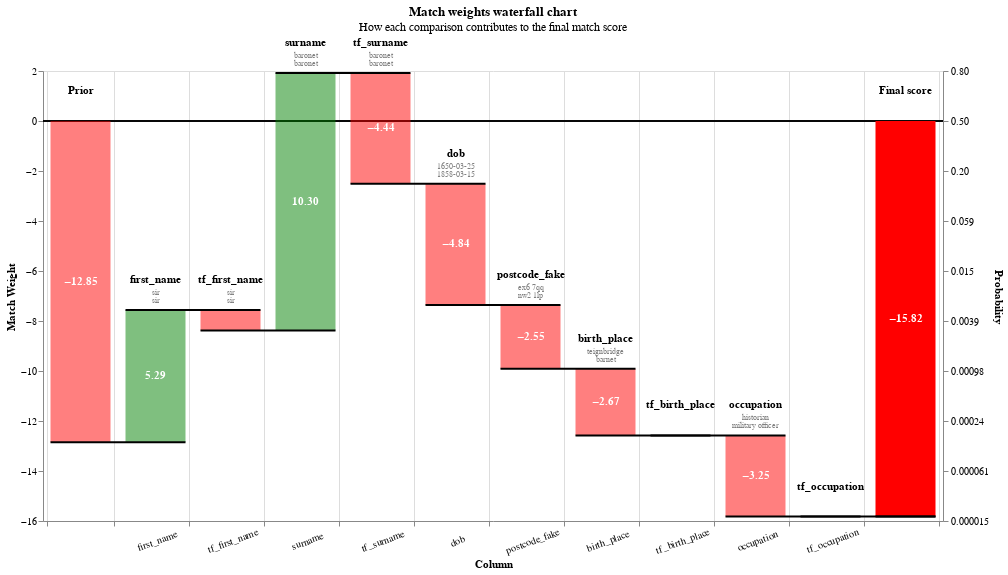

The notebook cell saved with this chart:
### Markdown cell above
You can also view rows in this dataset as a waterfall chart as follows:

### Code cell
from splink.charts import waterfall_chart

records_to_plot = df_e.to_dict(orient="records")
linker.waterfall_chart(records_to_plot, filter_nulls=False)

### Figure 1 — Vega-Lite specification as saved in the notebook (floating-point values rounded to 4 significant figures)
{"config": {"view": {"continuousWidth": 400, "continuousHeight": 300}}, "layer": [{"layer": [{"mark": "rule", "encoding": {"color": {"value": "black"}, "size": {"value": 0.5}, "y": {"field": "zero", "type": "quantitative"}}}, {"mark": {"type": "bar", "width": 60}, "encoding": {"color": {"condition": {"test": "(datum.log2_bayes_factor < 0)", "value": "red"}, "value": "green"}, "opacity": {"condition": {"test": "datum.column_name == 'Prior match weight' || datum.column_name == 'Final score'", "value": 1}, "value": 0.5}, "tooltip": [{"field": "column_name", "title": "Comparison column", "type": "nominal"}, {"field": "value_l", "title": "Value (L)", "type": "nominal"}, {"field": "value_r", "title": "Value (R)", "type": "nominal"}, {"field": "label_for_charts", "title": "Label", "type": "ordinal"}, {"field": "sql_condition", "title": "SQL condition", "type": "nominal"}, {"field": "comparison_vector_value", "title": "Comparison vector value", "type": "nominal"}, {"field": "bayes_factor", "format": ",.4f", "title": "Bayes factor = m/u", "type": "quantitative"}, {"field": "log2_bayes_factor", "format": ",.4f", "title": "Match weight = log2(m/u)", "type": "quantitative"}, {"field": "prob", "format": ".4f", "title": "Cumulative match probability", "type": "quantitative"}, {"field": "bayes_factor_description", "title": "Match weight description", "type": "nominal"}], "x": {"axis": {"grid": true, "labelAlign": "center", "labelAngle": -20, "labelExpr": "datum.value == 'Prior' || datum.value == 'Final score' ? '' : datum.value", "labelPadding": 10, "tickBand": "extent", "title": "Column"}, "field": "column_name", "sort": {"field": "bar_sort_order", "order": "ascending"}, "type": "nominal"}, "y": {"axis": {"grid": false, "orient": "left", "title": "Match Weight"}, "field": "previous_sum", "type": "quantitative"}, "y2": {"field": "sum"}}}, {"mark": {"type": "text", "fontWeight": "bold"}, "encoding": {"color": {"value": "white"}, "text": {"condition": {"test": "abs(datum.log2_bayes_factor) > 1", "field": "log2_bayes_factor", "format": ".2f", "type": "nominal"}, "value": ""}, "x": {"axis": {"labelAngle": -20, "title": "Column"}, "field": "column_name", "sort": {"field": "bar_sort_order", "order": "ascending"}, "type": "nominal"}, "y": {"axis": {"orient": "left"}, "field": "center", "type": "quantitative"}}}, {"mark": {"type": "text", "baseline": "bottom", "dy": -25, "fontWeight": "bold"}, "encoding": {"color": {"value": "black"}, "text": {"field": "column_name", "type": "nominal"}, "x": {"axis": {"labelAngle": -20, "title": "Column"}, "field": "column_name", "sort": {"field": "bar_sort_order", "order": "ascending"}, "type": "nominal"}, "y": {"field": "sum_top", "type": "quantitative"}}}, {"mark": {"type": "text", "baseline": "bottom", "dy": -13, "fontSize": 8}, "encoding": {"color": {"value": "grey"}, "text": {"field": "value_l", "type": "nominal"}, "x": {"axis": {"labelAngle": -20, "title": "Column"}, "field": "column_name", "sort": {"field": "bar_sort_order", "order": "ascending"}, "type": "nominal"}, "y": {"field": "sum_top", "type": "quantitative"}}}, {"mark": {"type": "text", "baseline": "bottom", "dy": -5, "fontSize": 8}, "encoding": {"color": {"value": "grey"}, "text": {"field": "value_r", "type": "nominal"}, "x": {"axis": {"labelAngle": -20, "title": "Column"}, "field": "column_name", "sort": {"field": "bar_sort_order", "order": "ascending"}, "type": "nominal"}, "y": {"field": "sum_top", "type": "quantitative"}}}]}, {"mark": {"type": "rule", "color": "black", "strokeWidth": 2, "x2Offset": 30, "xOffset": -30}, "encoding": {"x": {"axis": {"labelAngle": -20, "title": "Column"}, "field": "column_name", "sort": {"field": "bar_sort_order", "order": "ascending"}, "type": "nominal"}, "x2": {"field": "lead"}, "y": {"axis": {"labelExpr": "format(1 / (1 + pow(2, -1*datum.value)), '.2r')", "orient": "right", "title": "Probability"}, "field": "sum", "scale": {"zero": false}, "type": "quantitative"}}}], "data": {"name": "data-b0963bcbbaddf798d0c7044e77380bbe"}, "height": 450, "params": [{"name": "record_number", "bind": {"input": "range", "max": 4, "min": 0, "step": 1}, "value": 0}], "resolve": {"axis": {"y": "independent"}}, "title": {"text": "Match weights waterfall chart", "subtitle": "How each comparison contributes to the final match score"}, "transform": [{"filter": "(datum.record_number == record_number)"}, {"window": [{"op": "sum", "field": "log2_bayes_factor", "as": "sum"}, {"op": "lead", "field": "column_name", "as": "lead"}], "frame": [null, 0]}, {"calculate": "datum.column_name === \"Final score\" ? datum.sum - datum.log2_bayes_factor : datum.sum", "as": "sum"}, {"calculate": "datum.lead === null ? datum.column_name : datum.lead", "as": "lead"}, {"calculate": "datum.column_name === \"Final score\" || datum.column_name === \"Prior match weight\" ? 0 : datum.sum - datum.log2_bayes_factor", "as": "previous_sum"}, {"calculate": "datum.sum > datum.previous_sum ? datum.column_name : \"\"", "as": "top_label"}, {"calculate": "datum.sum < datum.previous_sum ? datum.column_name : \"\"", "as": "bottom_label"}, {"calculate": "datum.sum > datum.previous_sum ? datum.sum : datum.previous_sum", "as": "sum_top"}, {"calculate": "datum.sum < datum.previous_sum ? datum.sum : datum.previous_sum", "as": "sum_bottom"}, {"calculate": "(datum.sum + datum.previous_sum) / 2", "as": "center"}, {"calculate": "(datum.log2_bayes_factor > 0 ? \"+\" : \"\") + datum.log2_bayes_factor", "as": "text_log2_bayes_factor"}, {"calculate": "datum.sum < datum.previous_sum ? 4 : -4", "as": "dy"}, {"calculate": "datum.sum < datum.previous_sum ? \"top\" : \"bottom\"", "as": "baseline"}, {"calculate": "1. / (1 + pow(2, -1.*datum.sum))", "as": "prob"}, {"calculate": "0*datum.sum", "as": "zero"}], "width": {"step": 75}, "$schema": "https://vega.github.io/schema/vega-lite/v5.9.3.json", "datasets": {"data-b0963bcbbaddf798d0c7044e77380bbe": [{"column_name": "Prior", "label_for_charts": "Starting match weight (prior)", "sql_condition": null, "log2_bayes_factor": -12.85, "bayes_factor": 0.0001358, "comparison_vector_value": null, "m_probability": null, "u_probability": null, "bayes_factor_description": null, "value_l": "", "value_r": "", "term_frequency_adjustment": null, "bar_sort_order": 0, "record_number": 0}, {"column_name": "first_name", "label_for_charts": "Exact match on first_name", "sql_condition": "\"first_name_l\" = \"first_name_r\"", "log2_bayes_factor": 5.285, "bayes_factor": 39.0, "comparison_vector_value": 3, "m_probability": 0.5517, "u_probability": 0.01415, "bayes_factor_description": "If comparison level is `exact match on first_name` then comparison is 39.00 times more likely to be a match", "value_l": "sir", "value_r": "sir", "term_frequency_adjustment": false, "bar_sort_order": 1, "record_number": 0}, {"column_name": "tf_first_name", "label_for_charts": "Term freq adjustment on first_name with weight {cl.tf_adjustment_weight}", "sql_condition": "\"first_name_l\" = \"first_name_r\"", "log2_bayes_factor": -0.8207, "bayes_factor": 0.5662, "comparison_vector_value": 3, "m_probability": null, "u_probability": null, "bayes_factor_description": "Term frequency adjustment on first_name makes comparison  1.77 times less likely to be a match", "value_l": "sir", "value_r": "sir", "term_frequency_adjustment": true, "bar_sort_order": 2, "record_number": 0}, {"column_name": "surname", "label_for_charts": "Exact match on surname", "sql_condition": "\"surname_l\" = \"surname_r\"", "log2_bayes_factor": 10.3, "bayes_factor": 1265.0, "comparison_vector_value": 3, "m_probability": 0.7803, "u_probability": 0.000617, "bayes_factor_description": "If comparison level is `exact match on surname` then comparison is 1,264.67 times more likely to be a match", "value_l": "baronet", "value_r": "baronet", "term_frequency_adjustment": false, "bar_sort_order": 3, "record_number": 0}, {"column_name": "tf_surname", "label_for_charts": "Term freq adjustment on surname with weight {cl.tf_adjustment_weight}", "sql_condition": "\"surname_l\" = \"surname_r\"", "log2_bayes_factor": -4.436, "bayes_factor": 0.04621, "comparison_vector_value": 3, "m_probability": null, "u_probability": null, "bayes_factor_description": "Term frequency adjustment on surname makes comparison  21.64 times less likely to be a match", "value_l": "baronet", "value_r": "baronet", "term_frequency_adjustment": true, "bar_sort_order": 4, "record_number": 0}, {"column_name": "dob", "label_for_charts": "All other comparisons", "sql_condition": "ELSE", "log2_bayes_factor": -4.843, "bayes_factor": 0.03483, "comparison_vector_value": 0, "m_probability": 0.02613, "u_probability": 0.7502, "bayes_factor_description": "If comparison level is `all other comparisons` then comparison is  28.71 times less likely to be a match", "value_l": "1650-03-25", "value_r": "1858-03-15", "term_frequency_adjustment": false, "bar_sort_order": 5, "record_number": 0}, {"column_name": "postcode_fake", "label_for_charts": "All other comparisons", "sql_condition": "ELSE", "log2_bayes_factor": -2.552, "bayes_factor": 0.1705, "comparison_vector_value": 0, "m_probability": 0.1704, "u_probability": 0.9993, "bayes_factor_description": "If comparison level is `all other comparisons` then comparison is  5.86 times less likely to be a match", "value_l": "ex6 7qq", "value_r": "nw2 1lp", "term_frequency_adjustment": false, "bar_sort_order": 6, "record_number": 0}, {"column_name": "birth_place", "label_for_charts": "All other comparisons", "sql_condition": "ELSE", "log2_bayes_factor": -2.67, "bayes_factor": 0.1571, "comparison_vector_value": 0, "m_probability": 0.1562, "u_probability": 0.9945, "bayes_factor_description": "If comparison level is `all other comparisons` then comparison is  6.37 times less likely to be a match", "value_l": "teignbridge", "value_r": "barnet", "term_frequency_adjustment": false, "bar_sort_order": 7, "record_number": 0}, {"column_name": "tf_birth_place", "label_for_charts": "All other comparisons", "sql_condition": "ELSE", "log2_bayes_factor": 0.0, "bayes_factor": 1.0, "comparison_vector_value": 0, "m_probability": 0.1562, "u_probability": 0.9945, "bayes_factor_description": "If comparison level is `all other comparisons` then comparison is  6.37 times less likely to be a match", "value_l": "", "value_r": "", "term_frequency_adjustment": true, "bar_sort_order": 8, "record_number": 0}, {"column_name": "occupation", "label_for_charts": "All other comparisons", "sql_condition": "ELSE", "log2_bayes_factor": -3.246, "bayes_factor": 0.1054, "comparison_vector_value": 0, "m_probability": 0.1012, "u_probability": 0.96, "bayes_factor_description": "If comparison level is `all other comparisons` then comparison is  9.49 times less likely to be a match", "value_l": "historian", "value_r": "military officer", "term_frequency_adjustment": false, "bar_sort_order": 9, "record_number": 0}, {"column_name": "tf_occupation", "label_for_charts": "All other comparisons", "sql_condition": "ELSE", "log2_bayes_factor": 0.0, "bayes_factor": 1.0, "comparison_vector_value": 0, "m_probability": 0.1012, "u_probability": 0.96, "bayes_factor_description": "If comparison level is `all other comparisons` then comparison is  9.49 times less likely to be a match", "value_l": "", "value_r": "", "term_frequency_adjustment": true, "bar_sort_order": 10, "record_number": 0}, {"column_name": "Final score", "label_for_charts": "Final score", "sql_condition": null, "log2_bayes_factor": -15.82, "bayes_factor": 1.724e-05, "comparison_vector_value": null, "m_probability": null, "u_probability": null, "bayes_factor_description": null, "value_l": "", "value_r": "", "term_frequency_adjustment": null, "bar_sort_order": 11, "record_number": 0}, {"column_name": "Prior", "label_for_charts": "Starting match weight (prior)", "sql_condition": null, "log2_bayes_factor": -12.85, "bayes_factor": 0.0001358, "comparison_vector_value": null, "m_probability": null, "u_probability": null, "bayes_factor_description": null, "value_l": "", "value_r": "", "term_frequency_adjustment": null, "bar_sort_order": 0, "record_number": 1}, {"column_name": "first_name", "label_for_charts": "Exact match on first_name", "sql_condition": "\"first_name_l\" = \"first_name_r\"", "log2_bayes_factor": 5.285, "bayes_factor": 39.0, "comparison_vector_value": 3, "m_probability": 0.5517, "u_probability": 0.01415, "bayes_factor_description": "If comparison level is `exact match on first_name` then comparison is 39.00 times more likely to be a match", "value_l": "sir", "value_r": "sir", "term_frequency_adjustment": false, "bar_sort_order": 1, "record_number": 1}, {"column_name": "tf_first_name", "label_for_charts": "Term freq adjustment on first_name with weight {cl.tf_adjustment_weight}", "sql_condition": "\"first_name_l\" = \"first_name_r\"", "log2_bayes_factor": -0.8207, "bayes_factor": 0.5662, "comparison_vector_value": 3, "m_probability": null, "u_probability": null, "bayes_factor_description": "Term frequency adjustment on first_name makes comparison  1.77 times less likely to be a match", "value_l": "sir", "value_r": "sir", "term_frequency_adjustment": true, "bar_sort_order": 2, "record_number": 1}, {"column_name": "surname", "label_for_charts": "Exact match on surname", "sql_condition": "\"surname_l\" = \"surname_r\"", "log2_bayes_factor": 10.3, "bayes_factor": 1265.0, "comparison_vector_value": 3, "m_probability": 0.7803, "u_probability": 0.000617, "bayes_factor_description": "If comparison level is `exact match on surname` then comparison is 1,264.67 times more likely to be a match", "value_l": "baronet", "value_r": "baronet", "term_frequency_adjustment": false, "bar_sort_order": 3, "record_number": 1}, {"column_name": "tf_surname", "label_for_charts": "Term freq adjustment on surname with weight {cl.tf_adjustment_weight}", "sql_condition": "\"surname_l\" = \"surname_r\"", "log2_bayes_factor": -4.436, "bayes_factor": 0.04621, "comparison_vector_value": 3, "m_probability": null, "u_probability": null, "bayes_factor_description": "Term frequency adjustment on surname makes comparison  21.64 times less likely to be a match", "value_l": "baronet", "value_r": "baronet", "term_frequency_adjustment": true, "bar_sort_order": 4, "record_number": 1}, {"column_name": "dob", "label_for_charts": "All other comparisons", "sql_condition": "ELSE", "log2_bayes_factor": -4.843, "bayes_factor": 0.03483, "comparison_vector_value": 0, "m_probability": 0.02613, "u_probability": 0.7502, "bayes_factor_description": "If comparison level is `all other comparisons` then comparison is  28.71 times less likely to be a match", "value_l": "1650-03-25", "value_r": "1858-03-15", "term_frequency_adjustment": false, "bar_sort_order": 5, "record_number": 1}, {"column_name": "postcode_fake", "label_for_charts": "All other comparisons", "sql_condition": "ELSE", "log2_bayes_factor": -2.552, "bayes_factor": 0.1705, "comparison_vector_value": 0, "m_probability": 0.1704, "u_probability": 0.9993, "bayes_factor_description": "If comparison level is `all other comparisons` then comparison is  5.86 times less likely to be a match", "value_l": "ex6 7qq", "value_r": "nw2 1lp", "term_frequency_adjustment": false, "bar_sort_order": 6, "record_number": 1}, {"column_name": "birth_place", "label_for_charts": "All other comparisons", "sql_condition": "ELSE", "log2_bayes_factor": -2.67, "bayes_factor": 0.1571, "comparison_vector_value": 0, "m_probability": 0.1562, "u_probability": 0.9945, "bayes_factor_description": "If comparison level is `all other comparisons` then comparison is  6.37 times less likely to be a match", "value_l": "teignbridge", "value_r": "barnet", "term_frequency_adjustment": false, "bar_sort_order": 7, "record_number": 1}, {"column_name": "tf_birth_place", "label_for_charts": "All other comparisons", "sql_condition": "ELSE", "log2_bayes_factor": 0.0, "bayes_factor": 1.0, "comparison_vector_value": 0, "m_probability": 0.1562, "u_probability": 0.9945, "bayes_factor_description": "If comparison level is `all other comparisons` then comparison is  6.37 times less likely to be a match", "value_l": "", "value_r": "", "term_frequency_adjustment": true, "bar_sort_order": 8, "record_number": 1}, {"column_name": "occupation", "label_for_charts": "All other comparisons", "sql_condition": "ELSE", "log2_bayes_factor": -3.246, "bayes_factor": 0.1054, "comparison_vector_value": 0, "m_probability": 0.1012, "u_probability": 0.96, "bayes_factor_description": "If comparison level is `all other comparisons` then comparison is  9.49 times less likely to be a match", "value_l": "historian", "value_r": "military officer", "term_frequency_adjustment": false, "bar_sort_order": 9, "record_number": 1}, {"column_name": "tf_occupation", "label_for_charts": "All other comparisons", "sql_condition": "ELSE", "log2_bayes_factor": 0.0, "bayes_factor": 1.0, "comparison_vector_value": 0, "m_probability": 0.1012, "u_probability": 0.96, "bayes_factor_description": "If comparison level is `all other comparisons` then comparison is  9.49 times less likely to be a match", "value_l": "", "value_r": "", "term_frequency_adjustment": true, "bar_sort_order": 10, "record_number": 1}, {"column_name": "Final score", "label_for_charts": "Final score", "sql_condition": null, "log2_bayes_factor": -15.82, "bayes_factor": 1.724e-05, "comparison_vector_value": null, "m_probability": null, "u_probability": null, "bayes_factor_description": null, "value_l": "", "value_r": "", "term_frequency_adjustment": null, "bar_sort_order": 11, "record_number": 1}, {"column_name": "Prior", "label_for_charts": "Starting match weight (prior)", "sql_condition": null, "log2_bayes_factor": -12.85, "bayes_factor": 0.0001358, "comparison_vector_value": null, "m_probability": null, "u_probability": null, "bayes_factor_description": null, "value_l": "", "value_r": "", "term_frequency_adjustment": null, "bar_sort_order": 0, "record_number": 2}, {"column_name": "first_name", "label_for_charts": "Exact match on first_name", "sql_condition": "\"first_name_l\" = \"first_name_r\"", "log2_bayes_factor": 5.285, "bayes_factor": 39.0, "comparison_vector_value": 3, "m_probability": 0.5517, "u_probability": 0.01415, "bayes_factor_description": "If comparison level is `exact match on first_name` then comparison is 39.00 times more likely to be a match", "value_l": "sir", "value_r": "sir", "term_frequency_adjustment": false, "bar_sort_order": 1, "record_number": 2}, {"column_name": "tf_first_name", "label_for_charts": "Term freq adjustment on first_name with weight {cl.tf_adjustment_weight}", "sql_condition": "\"first_name_l\" = \"first_name_r\"", "log2_bayes_factor": -0.8207, "bayes_factor": 0.5662, "comparison_vector_value": 3, "m_probability": null, "u_probability": null, "bayes_factor_description": "Term frequency adjustment on first_name makes comparison  1.77 times less likely to be a match", "value_l": "sir", "value_r": "sir", "term_frequency_adjustment": true, "bar_sort_order": 2, "record_number": 2}, {"column_name": "surname", "label_for_charts": "Exact match on surname", "sql_condition": "\"surname_l\" = \"surname_r\"", "log2_bayes_factor": 10.3, "bayes_factor": 1265.0, "comparison_vector_value": 3, "m_probability": 0.7803, "u_probability": 0.000617, "bayes_factor_description": "If comparison level is `exact match on surname` then comparison is 1,264.67 times more likely to be a match", "value_l": "baronet", "value_r": "baronet", "term_frequency_adjustment": false, "bar_sort_order": 3, "record_number": 2}, {"column_name": "tf_surname", "label_for_charts": "Term freq adjustment on surname with weight {cl.tf_adjustment_weight}", "sql_condition": "\"surname_l\" = \"surname_r\"", "log2_bayes_factor": -4.436, "bayes_factor": 0.04621, "comparison_vector_value": 3, "m_probability": null, "u_probability": null, "bayes_factor_description": "Term frequency adjustment on surname makes comparison  21.64 times less likely to be a match", "value_l": "baronet", "value_r": "baronet", "term_frequency_adjustment": true, "bar_sort_order": 4, "record_number": 2}, {"column_name": "dob", "label_for_charts": "All other comparisons", "sql_condition": "ELSE", "log2_bayes_factor": -4.843, "bayes_factor": 0.03483, "comparison_vector_value": 0, "m_probability": 0.02613, "u_probability": 0.7502, "bayes_factor_description": "If comparison level is `all other comparisons` then comparison is  28.71 times less likely to be a match", "value_l": "1650-03-25", "value_r": "1858-03-14", "term_frequency_adjustment": false, "bar_sort_order": 5, "record_number": 2}, {"column_name": "postcode_fake", "label_for_charts": "All other comparisons", "sql_condition": "ELSE", "log2_bayes_factor": -2.552, "bayes_factor": 0.1705, "comparison_vector_value": 0, "m_probability": 0.1704, "u_probability": 0.9993, "bayes_factor_description": "If comparison level is `all other comparisons` then comparison is  5.86 times less likely to be a match", "value_l": "ex6 7qq", "value_r": "nw2 1lp", "term_frequency_adjustment": false, "bar_sort_order": 6, "record_number": 2}, {"column_name": "birth_place", "label_for_charts": "All other comparisons", "sql_condition": "ELSE", "log2_bayes_factor": -2.67, "bayes_factor": 0.1571, "comparison_vector_value": 0, "m_probability": 0.1562, "u_probability": 0.9945, "bayes_factor_description": "If comparison level is `all other comparisons` then comparison is  6.37 times less likely to be a match", "value_l": "teignbridge", "value_r": "barnet", "term_frequency_adjustment": false, "bar_sort_order": 7, "record_number": 2}, {"column_name": "tf_birth_place", "label_for_charts": "All other comparisons", "sql_condition": "ELSE", "log2_bayes_factor": 0.0, "bayes_factor": 1.0, "comparison_vector_value": 0, "m_probability": 0.1562, "u_probability": 0.9945, "bayes_factor_description": "If comparison level is `all other comparisons` then comparison is  6.37 times less likely to be a match", "value_l": "", "value_r": "", "term_frequency_adjustment": true, "bar_sort_order": 8, "record_number": 2}, {"column_name": "occupation", "label_for_charts": "All other comparisons", "sql_condition": "ELSE", "log2_bayes_factor": -3.246, "bayes_factor": 0.1054, "comparison_vector_value": 0, "m_probability": 0.1012, "u_probability": 0.96, "bayes_factor_description": "If comparison level is `all other comparisons` then comparison is  9.49 times less likely to be a match", "value_l": "historian", "value_r": "military officer", "term_frequency_adjustment": false, "bar_sort_order": 9, "record_number": 2}, {"column_name": "tf_occupation", "label_for_charts": "All other comparisons", "sql_condition": "ELSE", "log2_bayes_factor": 0.0, "bayes_factor": 1.0, "comparison_vector_value": 0, "m_probability": 0.1012, "u_probability": 0.96, "bayes_factor_description": "If comparison level is `all other comparisons` then comparison is  9.49 times less likely to be a match", "value_l": "", "value_r": "", "term_frequency_adjustment": true, "bar_sort_order": 10, "record_number": 2}, {"column_name": "Final score", "label_for_charts": "Final score", "sql_condition": null, "log2_bayes_factor": -15.82, "bayes_factor": 1.724e-05, "comparison_vector_value": null, "m_probability": null, "u_probability": null, "bayes_factor_description": null, "value_l": "", "value_r": "", "term_frequency_adjustment": null, "bar_sort_order": 11, "record_number": 2}, {"column_name": "Prior", "label_for_charts": "Starting match weight (prior)", "sql_condition": null, "log2_bayes_factor": -12.85, "bayes_factor": 0.0001358, "comparison_vector_value": null, "m_probability": null, "u_probability": null, "bayes_factor_description": null, "value_l": "", "value_r": "", "term_frequency_adjustment": null, "bar_sort_order": 0, "record_number": 3}, {"column_name": "first_name", "label_for_charts": "Exact match on first_name", "sql_condition": "\"first_name_l\" = \"first_name_r\"", "log2_bayes_factor": 5.285, "bayes_factor": 39.0, "comparison_vector_value": 3, "m_probability": 0.5517, "u_probability": 0.01415, "bayes_factor_description": "If comparison level is `exact match on first_name` then comparison is 39.00 times more likely to be a match", "value_l": "sir", "value_r": "sir", "term_frequency_adjustment": false, "bar_sort_order": 1, "record_number": 3}, {"column_name": "tf_first_name", "label_for_charts": "Term freq adjustment on first_name with weight {cl.tf_adjustment_weight}", "sql_condition": "\"first_name_l\" = \"first_name_r\"", "log2_bayes_factor": -0.8207, "bayes_factor": 0.5662, "comparison_vector_value": 3, "m_probability": null, "u_probability": null, "bayes_factor_description": "Term frequency adjustment on first_name makes comparison  1.77 times less likely to be a match", "value_l": "sir", "value_r": "sir", "term_frequency_adjustment": true, "bar_sort_order": 2, "record_number": 3}, {"column_name": "surname", "label_for_charts": "Exact match on surname", "sql_condition": "\"surname_l\" = \"surname_r\"", "log2_bayes_factor": 10.3, "bayes_factor": 1265.0, "comparison_vector_value": 3, "m_probability": 0.7803, "u_probability": 0.000617, "bayes_factor_description": "If comparison level is `exact match on surname` then comparison is 1,264.67 times more likely to be a match", "value_l": "baronet", "value_r": "baronet", "term_frequency_adjustment": false, "bar_sort_order": 3, "record_number": 3}, {"column_name": "tf_surname", "label_for_charts": "Term freq adjustment on surname with weight {cl.tf_adjustment_weight}", "sql_condition": "\"surname_l\" = \"surname_r\"", "log2_bayes_factor": -4.436, "bayes_factor": 0.04621, "comparison_vector_value": 3, "m_probability": null, "u_probability": null, "bayes_factor_description": "Term frequency adjustment on surname makes comparison  21.64 times less likely to be a match", "value_l": "baronet", "value_r": "baronet", "term_frequency_adjustment": true, "bar_sort_order": 4, "record_number": 3}, {"column_name": "dob", "label_for_charts": "All other comparisons", "sql_condition": "ELSE", "log2_bayes_factor": -4.843, "bayes_factor": 0.03483, "comparison_vector_value": 0, "m_probability": 0.02613, "u_probability": 0.7502, "bayes_factor_description": "If comparison level is `all other comparisons` then comparison is  28.71 times less likely to be a match", "value_l": "1650-03-25", "value_r": "1848-03-15", "term_frequency_adjustment": false, "bar_sort_order": 5, "record_number": 3}, {"column_name": "postcode_fake", "label_for_charts": "All other comparisons", "sql_condition": "ELSE", "log2_bayes_factor": -2.552, "bayes_factor": 0.1705, "comparison_vector_value": 0, "m_probability": 0.1704, "u_probability": 0.9993, "bayes_factor_description": "If comparison level is `all other comparisons` then comparison is  5.86 times less likely to be a match", "value_l": "ex6 7qq", "value_r": "nw2 1tj", "term_frequency_adjustment": false, "bar_sort_order": 6, "record_number": 3}, {"column_name": "birth_place", "label_for_charts": "All other comparisons", "sql_condition": "ELSE", "log2_bayes_factor": -2.67, "bayes_factor": 0.1571, "comparison_vector_value": 0, "m_probability": 0.1562, "u_probability": 0.9945, "bayes_factor_description": "If comparison level is `all other comparisons` then comparison is  6.37 times less likely to be a match", "value_l": "teignbridge", "value_r": "barnet", "term_frequency_adjustment": false, "bar_sort_order": 7, "record_number": 3}, {"column_name": "tf_birth_place", "label_for_charts": "All other comparisons", "sql_condition": "ELSE", "log2_bayes_factor": 0.0, "bayes_factor": 1.0, "comparison_vector_value": 0, "m_probability": 0.1562, "u_probability": 0.9945, "bayes_factor_description": "If comparison level is `all other comparisons` then comparison is  6.37 times less likely to be a match", "value_l": "", "value_r": "", "term_frequency_adjustment": true, "bar_sort_order": 8, "record_number": 3}, {"column_name": "occupation", "label_for_charts": "All other comparisons", "sql_condition": "ELSE", "log2_bayes_factor": -3.246, "bayes_factor": 0.1054, "comparison_vector_value": 0, "m_probability": 0.1012, "u_probability": 0.96, "bayes_factor_description": "If comparison level is `all other comparisons` then comparison is  9.49 times less likely to be a match", "value_l": "historian", "value_r": "military officer", "term_frequency_adjustment": false, "bar_sort_order": 9, "record_number": 3}, {"column_name": "tf_occupation", "label_for_charts": "All other comparisons", "sql_condition": "ELSE", "log2_bayes_factor": 0.0, "bayes_factor": 1.0, "comparison_vector_value": 0, "m_probability": 0.1012, "u_probability": 0.96, "bayes_factor_description": "If comparison level is `all other comparisons` then comparison is  9.49 times less likely to be a match", "value_l": "", "value_r": "", "term_frequency_adjustment": true, "bar_sort_order": 10, "record_number": 3}, {"column_name": "Final score", "label_for_charts": "Final score", "sql_condition": null, "log2_bayes_factor": -15.82, "bayes_factor": 1.724e-05, "comparison_vector_value": null, "m_probability": null, "u_probability": null, "bayes_factor_description": null, "value_l": "", "value_r": "", "term_frequency_adjustment": null, "bar_sort_order": 11, "record_number": 3}, {"column_name": "Prior", "label_for_charts": "Starting match weight (prior)", "sql_condition": null, "log2_bayes_factor": -12.85, "bayes_factor": 0.0001358, "comparison_vector_value": null, "m_probability": null, "u_probability": null, "bayes_factor_description": null, "value_l": "", "value_r": "", "term_frequency_adjustment": null, "bar_sort_order": 0, "record_number": 4}, {"column_name": "first_name", "label_for_charts": "Exact match on first_name", "sql_condition": "\"first_name_l\" = \"first_name_r\"", "log2_bayes_factor": 5.285, "bayes_factor": 39.0, "comparison_vector_value": 3, "m_probability": 0.5517, "u_probability": 0.01415, "bayes_factor_description": "If comparison level is `exact match on first_name` then comparison is 39.00 times more likely to be a match", "value_l": "sir", "value_r": "sir", "term_frequency_adjustment": false, "bar_sort_order": 1, "record_number": 4}, {"column_name": "tf_first_name", "label_for_charts": "Term freq adjustment on first_name with weight {cl.tf_adjustment_weight}", "sql_condition": "\"first_name_l\" = \"first_name_r\"", "log2_bayes_factor": -0.8207, "bayes_factor": 0.5662, "comparison_vector_value": 3, "m_probability": null, "u_probability": null, "bayes_factor_description": "Term frequency adjustment on first_name makes comparison  1.77 times less likely to be a match", "value_l": "sir", "value_r": "sir", "term_frequency_adjustment": true, "bar_sort_order": 2, "record_number": 4}, {"column_name": "surname", "label_for_charts": "Exact match on surname", "sql_condition": "\"surname_l\" = \"surname_r\"", "log2_bayes_factor": 10.3, "bayes_factor": 1265.0, "comparison_vector_value": 3, "m_probability": 0.7803, "u_probability": 0.000617, "bayes_factor_description": "If comparison level is `exact match on surname` then comparison is 1,264.67 times more likely to be a match", "value_l": "baronet", "value_r": "baronet", "term_frequency_adjustment": false, "bar_sort_order": 3, "record_number": 4}, {"column_name": "tf_surname", "label_for_charts": "Term freq adjustment on surname with weight {cl.tf_adjustment_weight}", "sql_condition": "\"surname_l\" = \"surname_r\"", "log2_bayes_factor": -4.436, "bayes_factor": 0.04621, "comparison_vector_value": 3, "m_probability": null, "u_probability": null, "bayes_factor_description": "Term frequency adjustment on surname makes comparison  21.64 times less likely to be a match", "value_l": "baronet", "value_r": "baronet", "term_frequency_adjustment": true, "bar_sort_order": 4, "record_number": 4}, {"column_name": "dob", "label_for_charts": "All other comparisons", "sql_condition": "ELSE", "log2_bayes_factor": -4.843, "bayes_factor": 0.03483, "comparison_vector_value": 0, "m_probability": 0.02613, "u_probability": 0.7502, "bayes_factor_description": "If comparison level is `all other comparisons` then comparison is  28.71 times less likely to be a match", "value_l": "1650-03-25", "value_r": "1858-03-15", "term_frequency_adjustment": false, "bar_sort_order": 5, "record_number": 4}, {"column_name": "postcode_fake", "label_for_charts": "All other comparisons", "sql_condition": "ELSE", "log2_bayes_factor": -2.552, "bayes_factor": 0.1705, "comparison_vector_value": 0, "m_probability": 0.1704, "u_probability": 0.9993, "bayes_factor_description": "If comparison level is `all other comparisons` then comparison is  5.86 times less likely to be a match", "value_l": "ex6 7qq", "value_r": "n3 1eu", "term_frequency_adjustment": false, "bar_sort_order": 6, "record_number": 4}, {"column_name": "birth_place", "label_for_charts": "All other comparisons", "sql_condition": "ELSE", "log2_bayes_factor": -2.67, "bayes_factor": 0.1571, "comparison_vector_value": 0, "m_probability": 0.1562, "u_probability": 0.9945, "bayes_factor_description": "If comparison level is `all other comparisons` then comparison is  6.37 times less likely to be a match", "value_l": "teignbridge", "value_r": "barnet", "term_frequency_adjustment": false, "bar_sort_order": 7, "record_number": 4}, {"column_name": "tf_birth_place", "label_for_charts": "All other comparisons", "sql_condition": "ELSE", "log2_bayes_factor": 0.0, "bayes_factor": 1.0, "comparison_vector_value": 0, "m_probability": 0.1562, "u_probability": 0.9945, "bayes_factor_description": "If comparison level is `all other comparisons` then comparison is  6.37 times less likely to be a match", "value_l": "", "value_r": "", "term_frequency_adjustment": true, "bar_sort_order": 8, "record_number": 4}, {"column_name": "occupation", "label_for_charts": "All other comparisons", "sql_condition": "ELSE", "log2_bayes_factor": -3.246, "bayes_factor": 0.1054, "comparison_vector_value": 0, "m_probability": 0.1012, "u_probability": 0.96, "bayes_factor_description": "If comparison level is `all other comparisons` then comparison is  9.49 times less likely to be a match", "value_l": "historian", "value_r": "military officer", "term_frequency_adjustment": false, "bar_sort_order": 9, "record_number": 4}, {"column_name": "tf_occupation", "label_for_charts": "All other comparisons", "sql_condition": "ELSE", "log2_bayes_factor": 0.0, "bayes_factor": 1.0, "comparison_vector_value": 0, "m_probability": 0.1012, "u_probability": 0.96, "bayes_factor_description": "If comparison level is `all other comparisons` then comparison is  9.49 times less likely to be a match", "value_l": "", "value_r": "", "term_frequency_adjustment": true, "bar_sort_order": 10, "record_number": 4}, {"column_name": "Final score", "label_for_charts": "Final score", "sql_condition": null, "log2_bayes_factor": -15.82, "bayes_factor": 1.724e-05, "comparison_vector_value": null, "m_probability": null, "u_probability": null, "bayes_factor_description": null, "value_l": "", "value_r": "", "term_frequency_adjustment": null, "bar_sort_order": 11, "record_number": 4}]}}
